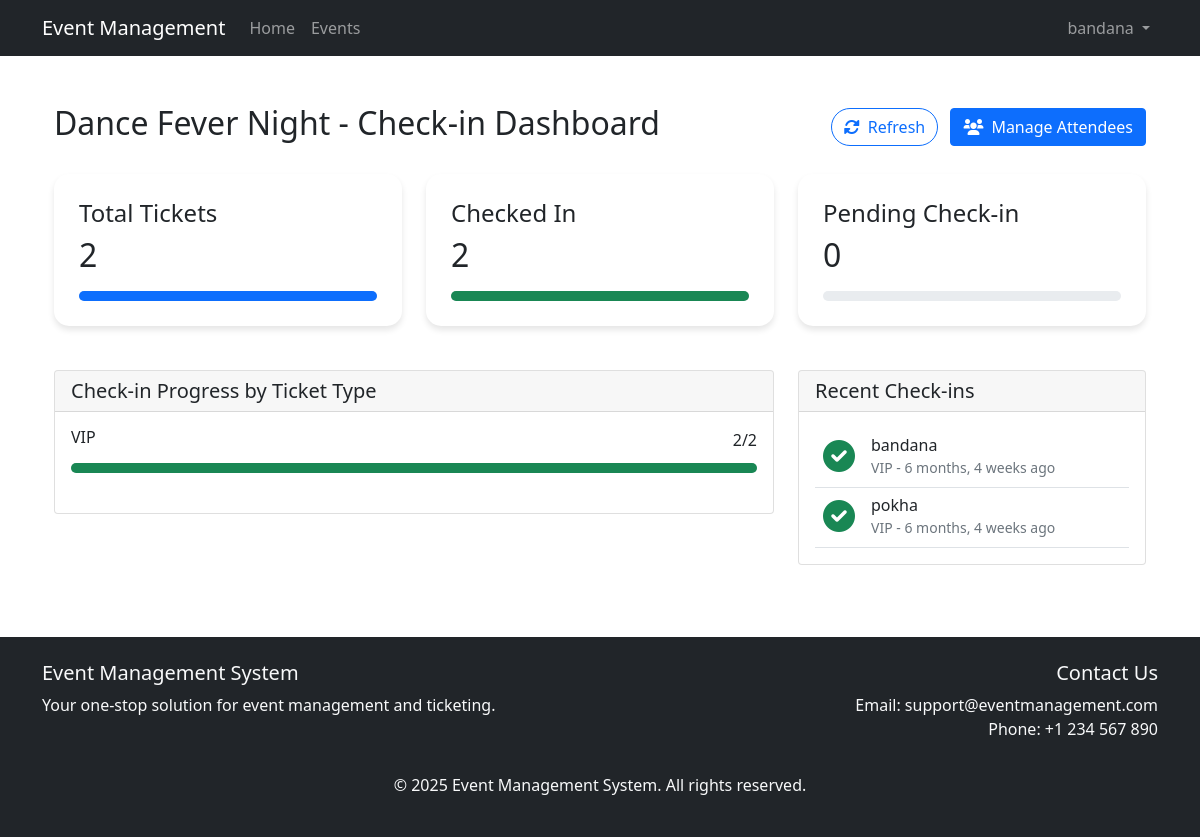
/events/1/checkin-dashboard/ (signed in), run on the app's committed database.
### events/models.py (models this page shows, shortened)
class Event(models.Model):
    CATEGORY_CHOICES = [
        ('MUSIC', 'Music'),
        ('EDUCATION', 'Education'),
        ('SPORTS', 'Sports'),
        ('COMMUNITY', 'Community'),
        ('OTHER', 'Other'),
    ]
    title = models.CharField(max_length=200)
    description = models.TextField()
    organizer = models.ForeignKey(User, on_delete=models.CASCADE)
    category = models.CharField(max_length=20, choices=CATEGORY_CHOICES)
    venue = models.CharField(max_length=200)
    date = models.DateField()
    time = models.TimeField()
    capacity = models.PositiveIntegerField()
    image = models.ImageField(upload_to='event_images/')
    created_at = models.DateTimeField(auto_now_add=True)
    updated_at = models.DateTimeField(auto_now=True)
    is_active = models.BooleanField(default=True)

class TicketTier(models.Model):
    TIER_CHOICES = [
        ('VIP', 'VIP'),
        ('GENERAL', 'General Admission'),
        ('EARLY_BIRD', 'Early Bird'),
    ]
    event = models.ForeignKey(Event, on_delete=models.CASCADE, related_name='ticket_tiers')
    name = models.CharField(max_length=50, choices=TIER_CHOICES)
    price = models.DecimalField(max_digits=10, decimal_places=2)
    quantity = models.PositiveIntegerField()
    description = models.TextField()

class Ticket(models.Model):
    STATUS_CHOICES = [
        ('PENDING', 'Pending'),
        ('SOLD', 'Sold'),
        ('CANCELLED', 'Cancelled'),
        ('USED', 'Used'),
    ]
    tier = models.ForeignKey(TicketTier, on_delete=models.CASCADE, related_name='tickets')
    user = models.ForeignKey(User, on_delete=models.CASCADE)
    purchase_date = models.DateTimeField(auto_now_add=True)
    status = models.CharField(max_length=20, choices=STATUS_CHOICES, default='PENDING')
    qr_code = models.ImageField(upload_to='qr_codes/', blank=True)
    payment_id = models.CharField(max_length=100, blank=True)
    updated_at = models.DateTimeField(auto_now=True)
    check_in_time = models.DateTimeField(null=True, blank=True)

### events/views.py (the view)
# urls.py: path('events/<int:event_id>/checkin-dashboard/', views.checkin_dashboard, name='checkin_dashboard'),
@login_required
def checkin_dashboard(request, event_id):
    event = get_object_or_404(Event, id=event_id, organizer=request.user)
    tickets = Ticket.objects.filter(tier__event=event)
    stats = {
        'total_tickets': tickets.count(),
        'checked_in': tickets.filter(status='USED').count(),
        'pending': tickets.filter(status='SOLD').count(),
        'by_tier': tickets.values('tier__name').annotate(
            total=Count('id'),
            checked_in=Count('id', filter=Q(status='USED'))
        )
    }
    recent_checkins = tickets.filter(status='USED').order_by('-updated_at')[:10]
    return render(request, 'events/checkin_dashboard.html', {
        'event': event,
        'stats': stats,
        'recent_checkins': recent_checkins,
    })

### templates/events/checkin_dashboard.html (shortened to what this page needs)
{% extends 'base.html' %}
{% load static %}
{% block content %}
<div class="container-fluid py-4">
    <div class="row mb-4">
        <div class="col-12">
            <div class="d-flex justify-content-between align-items-center">
                <h2>{{ event.title }} - Check-in Dashboard</h2>
                <div>
                    <button id="refreshBtn" class="btn btn-outline-primary refresh-btn me-2">
                        <i class="fas fa-sync-alt me-2"></i>Refresh
                    </button>
                    <a href="{% url 'manage_attendees' event.id %}" class="btn btn-primary">
                        <i class="fas fa-users me-2"></i>Manage Attendees
                    </a>
                </div>
            </div>
        </div>
    </div>
    <div class="row">
        <div class="col-md-4">
            <div class="stats-card">
                <h4>Total Tickets</h4>
                <h2 id="totalTickets">{{ stats.total_tickets }}</h2>
                <div class="progress mt-3">
                    <div class="progress-bar bg-primary" role="progressbar" style="width: 100%" aria-valuenow="100" aria-valuemin="0" aria-valuemax="100"></div>
                </div>
            </div>
        </div>
        <div class="col-md-4">
            <div class="stats-card">
                <h4>Checked In</h4>
                <h2 id="checkedIn">{{ stats.checked_in }}</h2>
                <div class="progress mt-3">
                    <div class="progress-bar bg-success" role="progressbar"
                         style="width: {% widthratio stats.checked_in stats.total_tickets 100 %}%"
                         aria-valuenow="{{ stats.checked_in }}"
                         aria-valuemin="0"
                         aria-valuemax="{{ stats.total_tickets }}"></div>
                </div>
            </div>
        </div>
        <div class="col-md-4">
            <div class="stats-card">
                <h4>Pending Check-in</h4>
                <h2 id="pendingCheckin">{{ stats.pending }}</h2>
                <div class="progress mt-3">
                </div>
            </div>
        </div>
    </div>
    <div class="row mt-4">
        <div class="col-md-8">
            <div class="card">
                <div class="card-header">
                    <h5 class="card-title mb-0">Check-in Progress by Ticket Type</h5>
                </div>
                <div class="card-body">
                    {% for tier in stats.by_tier %}
                    <div class="mb-4">
                        <div class="d-flex justify-content-between mb-2">
                            <h6>{{ tier.tier__name }}</h6>
                            <span>{{ tier.checked_in }}/{{ tier.total }}</span>
                        </div>
                        <div class="progress">
                            <div class="progress-bar bg-success" role="progressbar"
                                 style="width: {% widthratio tier.checked_in tier.total 100 %}%"
                                 aria-valuenow="{{ tier.checked_in }}"
                                 aria-valuemin="0"
                                 aria-valuemax="{{ tier.total }}"></div>
                        </div>
                    </div>
                    {% endfor %}
                </div>
            </div>
        </div>
        <div class="col-md-4">
            <div class="card">
                <div class="card-header">
                    <h5 class="card-title mb-0">Recent Check-ins</h5>
                </div>
                <div class="card-body">
                    <div id="recentCheckins">
                        {% for checkin in recent_checkins %}
                        <div class="recent-checkin d-flex align-items-center p-2 border-bottom">
                            <div class="me-3">
                                <i class="fas fa-check-circle text-success fa-2x"></i>
                            </div>
                            <div>
                                <h6 class="mb-0">{{ checkin.user.get_full_name|default:checkin.user.username }}</h6>
                                <small class="text-muted">{{ checkin.tier.name }} - {{ checkin.updated_at|timesince }} ago</small>
                            </div>
                        </div>
                        {% endfor %}
                    </div>
                </div>
            </div>
        </div>
    </div>
</div>
{% endblock %}

### templates/base.html (shortened to what this page needs)
{% load static %}
<!DOCTYPE html>
<html lang="en">
<head>
    <link href="https://cdn.jsdelivr.net/npm/bootstrap@5.1.3/dist/css/bootstrap.min.css" rel="stylesheet">
    <link href="https://cdnjs.cloudflare.com/ajax/libs/font-awesome/6.0.0/css/all.min.css" rel="stylesheet">
</head>
<body>
    <nav class="navbar navbar-expand-lg navbar-dark bg-dark">
        <div class="container">
            <a class="navbar-brand" href="{% url 'home' %}">Event Management</a>
            <div class="collapse navbar-collapse" id="navbarNav">
                <ul class="navbar-nav me-auto">
                    <li class="nav-item">
                        <a class="nav-link" href="{% url 'home' %}">Home</a>
                    </li>
                    <li class="nav-item">
                        <a class="nav-link" href="{% url 'event_list' %}">Events</a>
                    </li>
                </ul>
                <ul class="navbar-nav">
                    {% if user.is_authenticated %}
                        <li class="nav-item dropdown">
                            <a class="nav-link dropdown-toggle" href="#" id="navbarDropdown" role="button" data-bs-toggle="dropdown">
                                {{ user.username }}
                            </a>
                        </li>
                    {% endif %}
                </ul>
            </div>
        </div>
    </nav>
    <main class="container my-4">
        {% block content %}
        {% endblock %}
    </main>
    <footer class="bg-dark text-light py-4 mt-5">
        <div class="container">
            <div class="row">
                <div class="col-md-6">
                    <h5>Event Management System</h5>
                    <p>Your one-stop solution for event management and ticketing.</p>
                </div>
                <div class="col-md-6 text-md-end">
                    <h5>Contact Us</h5>
                    <p>Email: support@eventmanagement.com<br>Phone: +1 234 567 890</p>
                </div>
            </div>
            <div class="text-center mt-3">
                <p>&copy; {% now "Y" %} Event Management System. All rights reserved.</p>
            </div>
        </div>
    </footer>
</body>
</html>

### templates/events/checkin_dashboard.html (style rules this page uses)
.stats-card { border-radius: 15px; padding: 25px; margin-bottom: 20px; background: white; box-shadow: 0 4px 6px rgba(0,0,0,0.1); }
.progress { height: 10px; border-radius: 5px; }
.recent-checkin { transition: all 0.3s ease; }
.refresh-btn { border-radius: 20px; }

### data on the page
Event: title "Dance Fever Night"
TicketTier: tier__name "VIP", checked_in "2", total "2"
Ticket: user.get_full_name "bandana", tier.name "VIP", updated_at "6 months, 4 weeks"
Ticket: user.get_full_name "pokha", tier.name "VIP", updated_at "6 months, 4 weeks"

### other printed values
{{ user.username }} "bandana"
{{ stats.total_tickets }} "2"
{{ stats.checked_in }} "2"
{{ stats.pending }} "0"
